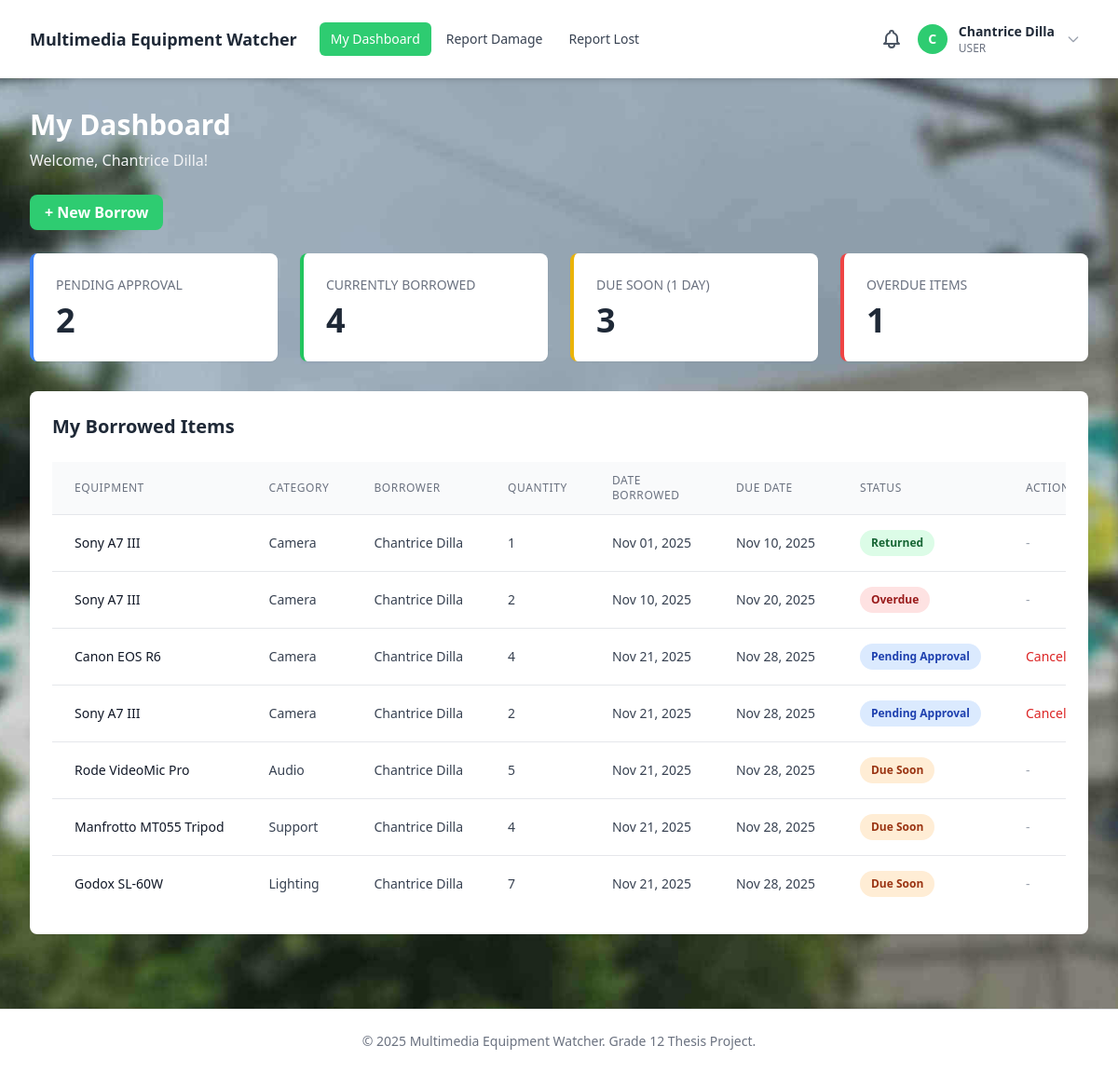
The page /staff-dashboard.php (signed in) on the database as committed earlier.
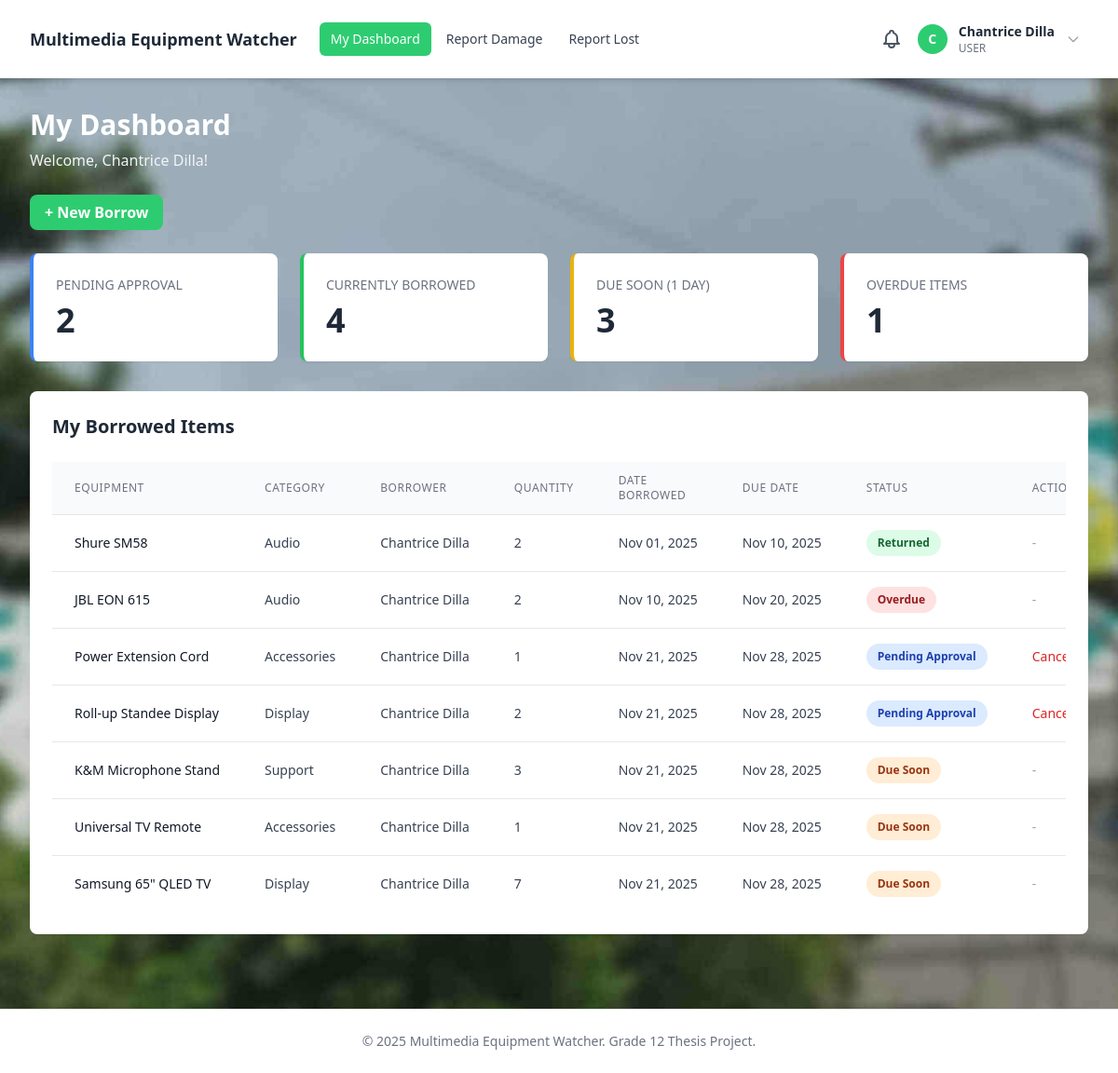
The same page on the database as committed later.
### tables this page shows
CREATE TABLE borrowing_transactions (
    id INT AUTO_INCREMENT PRIMARY KEY,
    equipment_id INT NOT NULL,
    user_id INT NOT NULL,
    quantity INT NOT NULL DEFAULT 1,
    quantity_returned INT NOT NULL DEFAULT 0,
    date_borrowed DATE NOT NULL,
    due_date DATE NOT NULL,
    date_returned DATE NULL,
    status ENUM('pending', 'borrowed', 'returned', 'partially_returned', 'lost', 'rejected', 'cancelled') NOT NULL DEFAULT 'pending',
    remarks TEXT NULL,
    created_at TIMESTAMP DEFAULT CURRENT_TIMESTAMP,
    FOREIGN KEY (equipment_id) REFERENCES equipment(id) ON DELETE CASCADE,
    FOREIGN KEY (user_id) REFERENCES users(id) ON DELETE CASCADE
);

CREATE TABLE equipment (
    id INT AUTO_INCREMENT PRIMARY KEY,
    name VARCHAR(100) NOT NULL,
    description TEXT,
    category VARCHAR(50),
    total_quantity INT NOT NULL DEFAULT 1,
    available_quantity INT NOT NULL DEFAULT 1,
    status ENUM('available', 'borrowed', 'damaged', 'lost') NOT NULL DEFAULT 'available',
    created_at TIMESTAMP DEFAULT CURRENT_TIMESTAMP
);

CREATE TABLE users (
    id INT AUTO_INCREMENT PRIMARY KEY,
    name VARCHAR(100) NOT NULL,
    email VARCHAR(100) NOT NULL UNIQUE,
    password VARCHAR(255) NOT NULL,
    role ENUM('admin', 'user') NOT NULL DEFAULT 'user',
    is_active TINYINT(1) NOT NULL DEFAULT 0,
    created_at TIMESTAMP DEFAULT CURRENT_TIMESTAMP
);

### staff-dashboard.php (the view, shortened to what the changed rows need)
<?php
require_once 'includes/header.php';
$pdo = getDBConnection();
$userId = $_SESSION['user_id'];
$myBorrowings = $pdo->prepare("
    SELECT
        bt.*,
        e.name as equipment_name,
        e.category,
        u.name as borrower_name
    FROM borrowing_transactions bt
    JOIN equipment e ON bt.equipment_id = e.id
    JOIN users u ON bt.user_id = u.id
    WHERE bt.user_id = ?
    ORDER BY bt.due_date ASC
");
$myBorrowings->execute([$userId]);
$borrowings = $myBorrowings->fetchAll();
?>
<div class="mb-8">
    <h2 class="text-3xl font-bold text-white">My Dashboard</h2>
</div>
<div class="bg-white rounded-lg shadow-sm p-6">
    <?php if (count($borrowings) > 0): ?>
        <div class="overflow-x-auto">
            <table class="min-w-full divide-y divide-gray-200">
                <thead class="bg-gray-50">
                    <tr>
                        <th class="px-6 py-3 text-left text-xs font-medium text-gray-500 uppercase tracking-wider">Equipment</th>
                        <th class="px-6 py-3 text-left text-xs font-medium text-gray-500 uppercase tracking-wider">Category</th>
                        <th class="px-6 py-3 text-left text-xs font-medium text-gray-500 uppercase tracking-wider">Borrower</th>
                        <th class="px-6 py-3 text-left text-xs font-medium text-gray-500 uppercase tracking-wider">Quantity</th>
                        <th class="px-6 py-3 text-left text-xs font-medium text-gray-500 uppercase tracking-wider">Date Borrowed</th>
                        <th class="px-6 py-3 text-left text-xs font-medium text-gray-500 uppercase tracking-wider">Due Date</th>
                        <th class="px-6 py-3 text-left text-xs font-medium text-gray-500 uppercase tracking-wider">Status</th>
                        <th class="px-6 py-3 text-left text-xs font-medium text-gray-500 uppercase tracking-wider">Actions</th>
                    </tr>
                </thead>
                <tbody class="bg-white divide-y divide-gray-200">
                    <?php foreach ($borrowings as $item): ?>
                        <?php
                        $statusClass = 'bg-gray-100 text-gray-800';
                        $statusText = ucfirst(str_replace('_', ' ', $item['status']));
                        if ($item['status'] === 'pending') {
                            $statusClass = 'bg-blue-100 text-blue-800';
                            $statusText = 'Pending Approval';
                        } elseif ($item['status'] === 'cancelled') {
                            $statusClass = 'bg-gray-100 text-gray-600';
                            $statusText = 'Cancelled';
                        } elseif ($item['status'] === 'rejected') {
                            $statusClass = 'bg-red-100 text-red-800';
                            $statusText = 'Rejected';
                        } elseif ($item['status'] === 'partially_returned') {
                            $statusClass = 'bg-orange-100 text-orange-800';
                            $statusText = 'Partially Returned';
                        } elseif ($item['status'] === 'returned') {
                            $statusClass = 'bg-green-100 text-green-800';
                            $statusText = 'Returned';
                        } elseif ($item['status'] === 'lost') {
                            $statusClass = 'bg-purple-100 text-purple-800';
                            $statusText = 'Lost';
                        } elseif ($item['due_date'] < date('Y-m-d')) {
                            $statusClass = 'bg-red-100 text-red-800';
                            $statusText = 'Overdue';
                        } elseif ($item['due_date'] <= date('Y-m-d', strtotime('+1 days'))) {
                            $statusClass = 'bg-orange-100 text-orange-800';
                            $statusText = 'Due Soon';
                        } elseif ($item['status'] === 'borrowed') {
                            $statusClass = 'bg-yellow-100 text-yellow-800';
                            $statusText = 'Borrowed';
                        }
                        ?>
                        <tr class="hover:bg-gray-50">
                            <td class="px-6 py-4 whitespace-nowrap text-sm font-medium text-gray-900"><?php echo htmlspecialchars($item['equipment_name']); ?></td>
                            <td class="px-6 py-4 whitespace-nowrap text-sm text-gray-700"><?php echo htmlspecialchars($item['category']); ?></td>
                            <td class="px-6 py-4 whitespace-nowrap text-sm text-gray-700"><?php echo htmlspecialchars($item['borrower_name']); ?></td>
                            <td class="px-6 py-4 whitespace-nowrap text-sm text-gray-700"><?php echo $item['quantity']; ?></td>
                            <td class="px-6 py-4 whitespace-nowrap text-sm text-gray-700"><?php echo date('M d, Y', strtotime($item['date_borrowed'])); ?></td>
                            <td class="px-6 py-4 whitespace-nowrap text-sm text-gray-700"><?php echo date('M d, Y', strtotime($item['due_date'])); ?></td>
                            <td class="px-6 py-4 whitespace-nowrap">
                                <span class="px-3 py-1 inline-flex text-xs leading-5 font-semibold rounded-full <?php echo $statusClass; ?>">
                                    <?php echo $statusText; ?>
                                </span>
                            </td>
                            <td class="px-6 py-4 whitespace-nowrap text-sm">
                                <?php if ($item['status'] === 'pending'): ?>
                                    <a href="/borrowing/cancel.php?id=<?php echo $item['id']; ?>"
                                       onclick="return confirm('Are you sure you want to cancel this borrowing request?')"
                                       class="text-red-600 hover:text-red-800 font-medium">
                                        Cancel
                                    </a>
                                <?php else: ?>
                                    <span class="text-gray-400">-</span>
                                <?php endif; ?>
                            </td>
                        </tr>
                    <?php endforeach; ?>
                </tbody>
            </table>
        </div>
    <?php endif; ?>
</div>
<?php require_once 'includes/footer.php'; ?>

Rows that differ between the two databases and show on the page:
no longer on this page (row edited): borrowing_transactions: equipment.name "Godox SL-60W", equipment.category "Lighting", user.name "Chantrice Dilla", quantity "7", date_borrowed "Nov 21, 2025", due_date "Nov 28, 2025", statusText "Due Soon"
changed borrowing_transactions "Returned": equipment.name "Sony A7 III" → "Shure SM58"; equipment.category "Camera" → "Audio"; quantity "1" → "2"
changed borrowing_transactions "Overdue": equipment.name "Sony A7 III" → "JBL EON 615"; equipment.category "Camera" → "Audio"
changed borrowing_transactions: equipment.name "Canon EOS R6" → "Power Extension Cord"; equipment.category "Camera" → "Accessories"; quantity "4" → "1"
changed borrowing_transactions: equipment.name "Sony A7 III" → "Roll-up Standee Display"; equipment.category "Camera" → "Display"
changed borrowing_transactions: equipment.name "Rode VideoMic Pro" → "K&M Microphone Stand"; equipment.category "Audio" → "Support"; quantity "5" → "3"
changed borrowing_transactions: equipment.name "Manfrotto MT055 Tripod" → "Universal TV Remote"; equipment.category "Support" → "Accessories"; quantity "4" → "1"
now on this page (row edited): borrowing_transactions: equipment.name "Samsung 65\" QLED TV", equipment.category "Display", user.name "Chantrice Dilla", quantity "7", date_borrowed "Nov 21, 2025", due_date "Nov 28, 2025", statusText "Due Soon"
